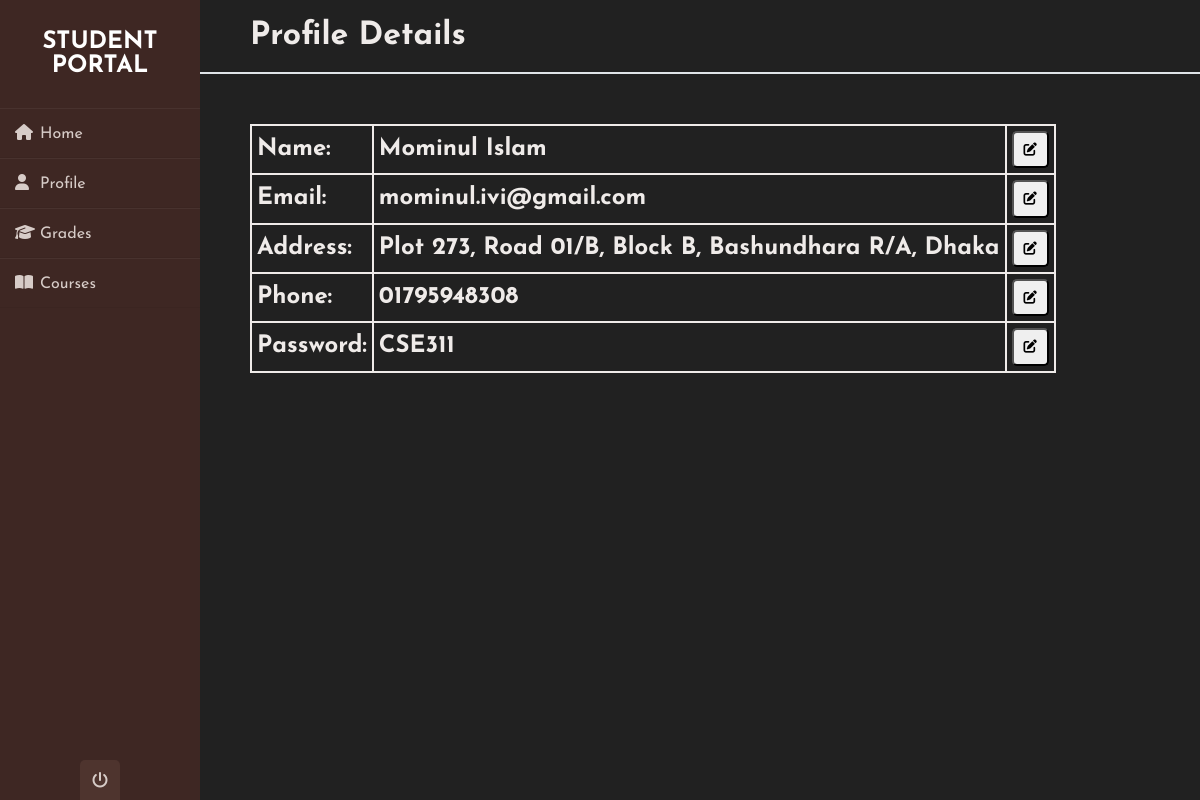
Page /student/student_index/student_profile.php (signed in) on the committed database.
### tables this page shows
CREATE TABLE `student_reg` (
  `student_id` int(4) NOT NULL,
  `first_name` varchar(30) NOT NULL,
  `last_name` varchar(30) NOT NULL,
  `email` varchar(50) NOT NULL,
  `password` varchar(30) NOT NULL
);

CREATE TABLE `student_details` (
  `std_details_id` int(4) NOT NULL,
  `address` varchar(200) NOT NULL,
  `phone` varchar(11) NOT NULL,
  `semester` varchar(20) NOT NULL,
  `student_id` int(4) NOT NULL
);

### student/student_index/student_profile.php (the view, shortened to what this page needs)
<?php require_once('../../database/db_connect.php'); ?>
<?php
$student_id = $_SESSION['student_id'];
$query1 = 'SELECT * FROM student_reg';
$stm = $db->prepare($query1);
$stm->execute();
$student_reg = $stm->fetchAll();
$std_info = array('first_name'=>'', 'last_name'=>'', 'email'=>'', 'password'=>'');
foreach ($student_reg as $std) {
  $db_id = $std['student_id'];
  $pass_1 = strcmp($db_id, $student_id);
  if ($pass_1==0) {
    $std_info['first_name'] = $std['first_name'];
    $std_info['last_name'] = $std['last_name'];
    $std_info['email'] = $std['email'];
    $std_info['password'] = $std['password'];
    break;
  }
}
$query2 = 'SELECT * FROM student_details WHERE student_id = :std_id';
$stm = $db->prepare($query2);
$stm->bindValue(':std_id', $db_id);
$stm->execute();
$student_details = $stm->fetchAll();
$std_details = array('address'=>'', 'phone'=>'');
foreach ($student_details as $std) {
    $std_details['address'] = $std['address'];
    $std_details['phone'] = $std['phone'];
}
?>
<!DOCTYPE html>
<html lang="en" dir="ltr">
<head>
  <link rel="stylesheet" href=" ../../css/css-student/styles_student_index.css">
</head>
<body>
  <div class="wrapper">
    <div class="sidebar">
      <h2>Student Portal</h2>
        <ul>
          <li>
            <a href="student_index.php"><i class="fas fa-home"></i>Home</a>
          </li>
          <li>
            <a href="student_profile.php"><i class="fas fa-user"></i>Profile</a>
          </li>
          <li>
            <a href="student_grades/student_grades.php"><i class="fas fa-graduation-cap"></i>Grades</a>
          </li>
          <li>
            <a href="student_courses/student_courses.php"><i class="fas fa-book-open"></i>Courses</a>
          </li>
        </ul>
        <div class="social_media">
          <a href=" ../../index/index.php"><i class="fas fa-power-off"></i></a>
        </div>
      </div>
        <div class="main_content">
          <div class="header" >
            <h1 class="h1_profile_details" >Profile Details</h1>
          </div>
            <div class="info">
                <h2>
                  <table>
                    <tr>
                      <td>Name: </td>
                      <td><?php echo $std_info['first_name'] . " " . $std_info['last_name']; ?></td>
                      <td>
                        <button onclick="window.open('student_update/student_update_name.php', '_self')" <i class="fas fa-edit"></i>
                        </button>
                      </td>
                    </tr>
                    <tr>
                      <td>Email: </td>
                      <td><?php echo $std_info['email']; ?></td>
                      <td>
                        <button onclick="window.open('student_update/student_update_email.php', '_self')" <i class="fas fa-edit"></i>
                        </button>
                      </td>
                    </tr>
                    <tr>
                      <td>Address: </td>
                      <td><?php echo $std_details['address']; ?></td>
                      <td>
                        <button onclick="window.open('student_update/student_update_address.php', '_self')" <i class="fas fa-edit"></i>
                        </button>
                      </td>
                    </tr>
                    <tr>
                      <td>Phone: </td>
                      <td><?php echo $std_details['phone']; ?></td>
                      <td>
                        <button onclick="window.open('student_update/student_update_phone.php', '_self')" <i class="fas fa-edit"></i>
                        </button>
                      </td>
                    </tr>
                    <tr>
                      <td>Password: </td>
                      <td><?php echo $std_info['password']; ?></td>
                      <td>
                        <button onclick="window.open('student_update/student_update_password.php', '_self')" <i class="fas fa-edit"></i>
                        </button>
                      </td>
                    </tr>
                  </table>
                </h2>
            </div>
        </div>
      </div>
  </body>
</html>

### css/css-student/styles_student_index.css (style rules this page uses)
* { margin: 0; padding: 0; box-sizing: border-box; list-style: none; text-decoration: none; font-family: 'Josefin Sans', sans-serif; }
body { background-color: #212121; }
.wrapper { display: flex; position: relative; }
.wrapper .sidebar { width: 200px; height: 100%; background: #3E2723; padding: 30px 0px; position: fixed; }
.wrapper .sidebar h2 { color: #fff; text-transform: uppercase; text-align: center; margin-bottom: 30px; }
.wrapper .sidebar ul li { padding: 15px; border-bottom: 1px solid #D7CCC8; border-bottom: 1px solid rgba(0,0,0,0.05); border-top: 1px solid rgba(255,255,255,0.05); }
.wrapper .sidebar ul li a { color: #D7CCC8; display: block; }
.wrapper .sidebar ul li a .fas { width: 25px; }
.wrapper .sidebar .social_media { position: absolute; bottom: 0; left: 50%; transform: translateX(-50%); display: flex; }
.wrapper .sidebar .social_media a { display: block; width: 40px; background: #4E342E; height: 40px; line-height: 45px; text-align: center; margin: 0 5px; color: #D7CCC8; border-top-left-radius: 5px; border-top-right-radius: 5px; }
.wrapper .main_content { width: 100%; margin-left: 200px; }
.wrapper .main_content .header { padding: 20px; background: #212121; color: #EFEBE9; border-bottom: 2px solid #e0e4e8; }
.wrapper .main_content .info { margin: 50px; color: #EFEBE9; line-height: 25px; }
table { border-collapse: collapse; }
table, th, td { border: 2px solid #EFEBE9; padding: 5px; text-align: left; }
button { padding: 10px; border-radius: 5px; }
.h1_profile_details { text-align: left; padding-left: 30px; }

### rows in the picture
student_reg: first_name "Mominul", last_name "Islam", email "mominul.ivi@gmail.com", password "CSE311"
student_details: address "Plot 273, Road 01/B, Block B, Bashundhara R/A, Dhaka", phone "01795948308"
